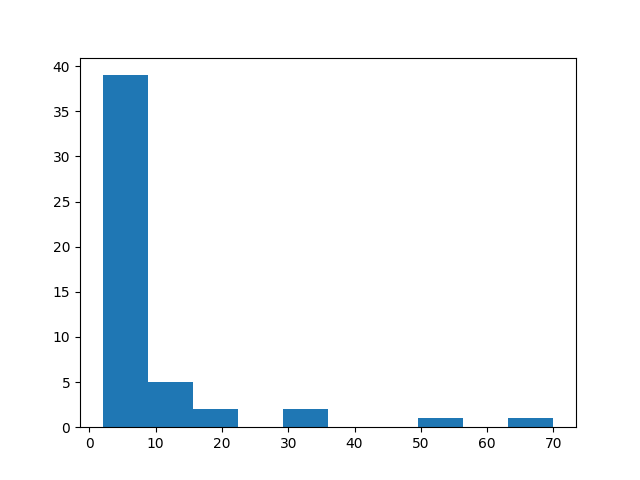

Python code for this plot:
import numpy as np
import matplotlib.pyplot as plt
from random_singlets.ZT_RSS import ZT_Random_Spin

matrix = ZT_Random_Spin(100,1)

dist = []

while matrix.end_rg == 0:
    matrix.renormalization()
    dist = np.append(dist, matrix.distance)

plt.hist(dist)
plt.savefig('distance.png')
plt.show()
